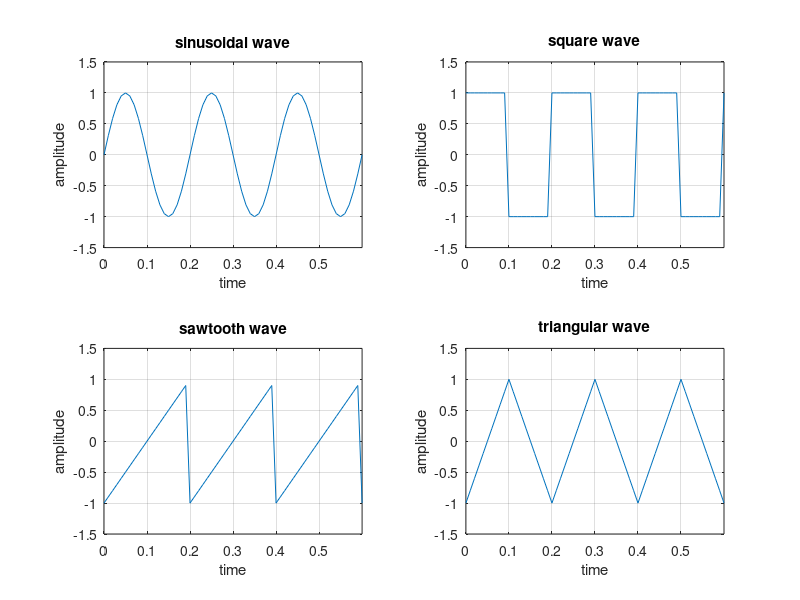
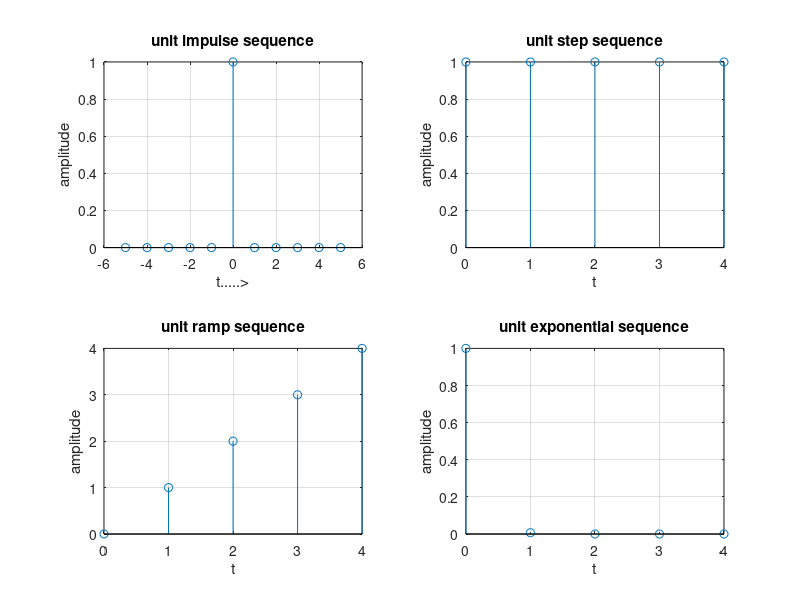

These charts were generated, in order, by the following MATLAB code:
clc;
close all;
clear all;
 % Generation of Continuous Time Sinusoidal Signal
t=0:0.01:0.6;
p=sin(2*pi*5*t);
subplot(2,2,1);
plot(t,p);
grid;
axis([0,0.6,-1.5,1.5]);
xlabel('time');
ylabel('amplitude');
title('sinusoidal wave');

 % Generation of Continuous Time Square Signal

q=square(2*pi*5*t);
subplot(2,2,2);
plot(t,q);
grid;
axis([0,0.6,-1.5,1.5]);
xlabel('time');
ylabel('amplitude');
title('square wave');
 





% Generation of Continuous Time Sawtooth Signal

r=sawtooth(2*pi*5*t);
subplot(2,2,3);
plot(t,r);
grid;
axis([0,0.6,-1.5,1.5]);
xlabel('time');
ylabel('amplitude');
title('sawtooth wave');

% Generation of Continuous Time Triangular Signal 
s=sawtooth(2*pi*5*t,0.5);
subplot(2,2,4);
plot(t,s);
grid;
axis([0,0.6,-1.5,1.5]);
xlabel('time');
ylabel('amplitude');
title('triangular wave');

% Generation of Continuous Time ramp Signal											
n=0:10;
x=n;figure(2);
subplot(2,2,1),plot(n,x);grid on;
xlabel('n'),ylabel('x(n)');
title('ramp sequence');

% Generation of Continuous Time unit step Signal
 
y=[ones(1,11)];
subplot(2,2,2),plot(n,y);grid on;
xlabel('n'),ylabel('y(n)');
title('unit step  sequence');






% Generation of Continuous Time unit impulse Signal

n1=-5:5;
z=[zeros(1,5),ones(1,1),zeros(1,5)];
subplot(2,2,3),plot(n1,z);grid on;
xlabel('n'),ylabel('z(n)');
title('unit impulse sequence'); 
% Generation of Continuous Time exponential Signal

n2=0:0.05:5;
w=exp(-2*n2);
subplot(2,2,4),plot(n2,w);grid on;
xlabel('n'),ylabel('w(n)');
title('Exponential  sequence');

% Generation of Discrete Time unit impulse Sequence

clc;
close all;
clear all;
t1=-5:1:5;
y1=[zeros(1,5),ones(1,1),zeros(1,5)];
subplot(2,2,1);
stem(t1,y1);
grid;
xlabel('t.....>');
ylabel('amplitude');
title('unit impulse sequence');


% Generation of Discrete Time unit step Sequence
 
disp('unit step sequence');
n1=input('enter length of unit step');
t2=0:1:n1-1;
y2=ones(1,n1);
subplot(2,2,2);
stem(t2,y2);
grid;
xlabel('t');
ylabel('amplitude');
title('unit step sequence');

% Generation of Discrete Time ramp Sequence
 
disp('unit ramp sequence');
n2=input('enter the length of unit ramp');
t3=0:1:n2-1;
y3=t3;
subplot(2,2,3);
stem(t3,y3);
grid;
xlabel('t');
ylabel('amplitude');
title('unit ramp sequence');

% Generation of Discrete Time unit exponential Sequence
 
disp('unit exponential sequence');
n3=input('enter the length of unit exponential sequence');
a=input('enter the value of a');
t4=0:1:n3-1;
y4=exp(-a*t4);
subplot(2,2,4);
stem(t4,y4);
grid;
xlabel('t');
ylabel('amplitude');
title('unit exponential sequence');
